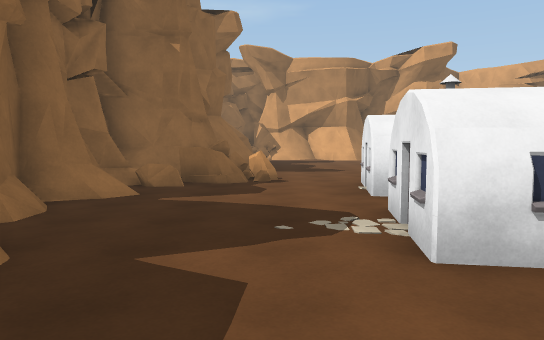
View 1 (above)

24 first-person views from a walk through a scene from a Unity 3-D project. The camera is 1.5 m above the floor, tilts 4° down and sees 70° across. The floor is counted in squares, 2 m on a side. Each view is taken from the middle of a square. On the plan, view 1 faces up. The plan holds only what a view shows up to about 12 squares ahead; the rest is blank. The place goes on beyond the plan.

View 2
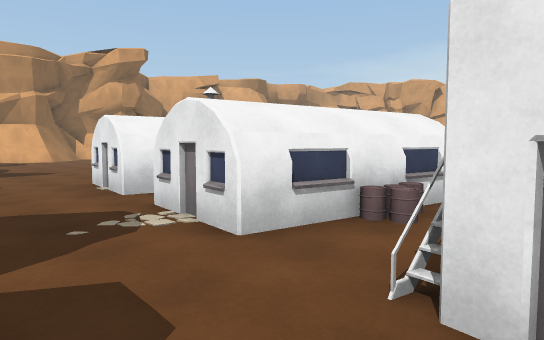

View 3
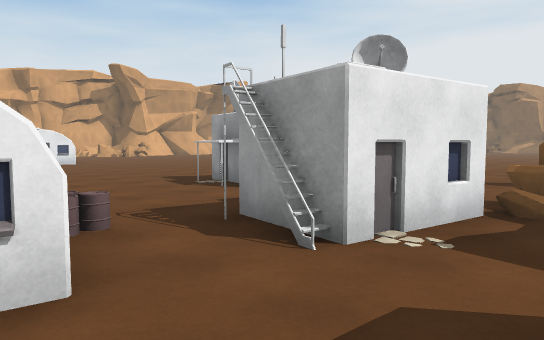

View 4
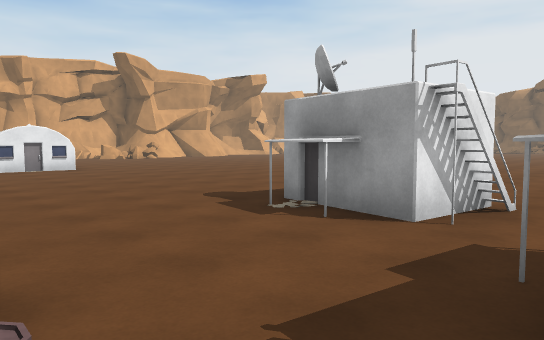

View 5
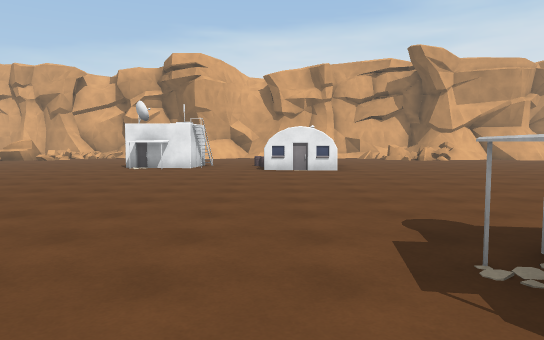

View 6
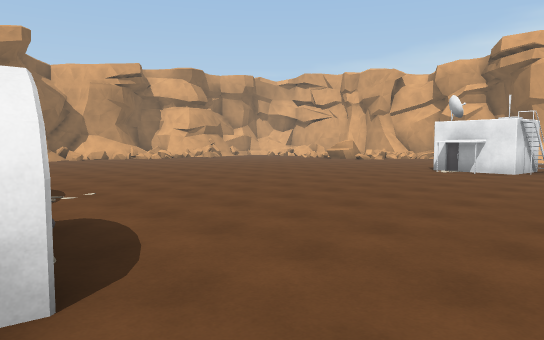

View 7
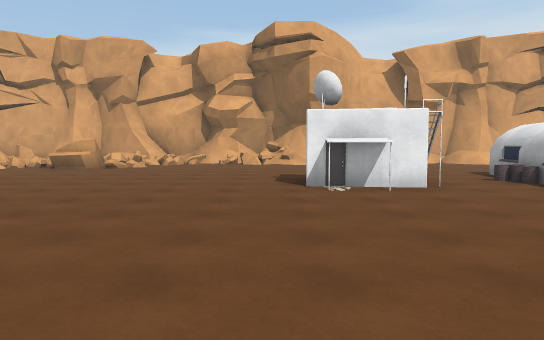

View 8
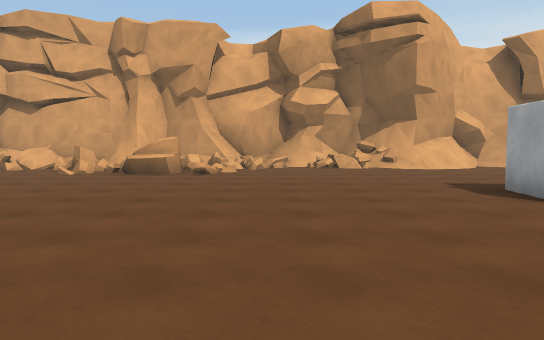

View 9
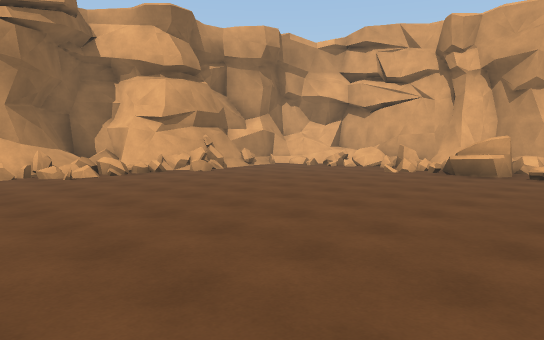

View 10
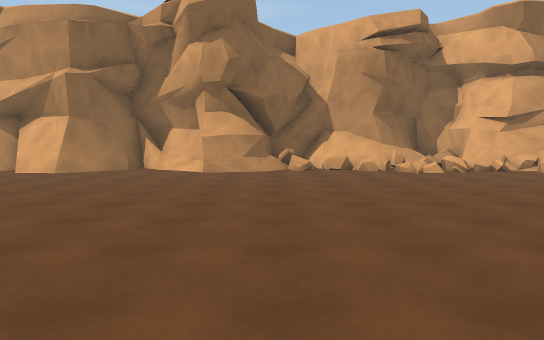

View 11
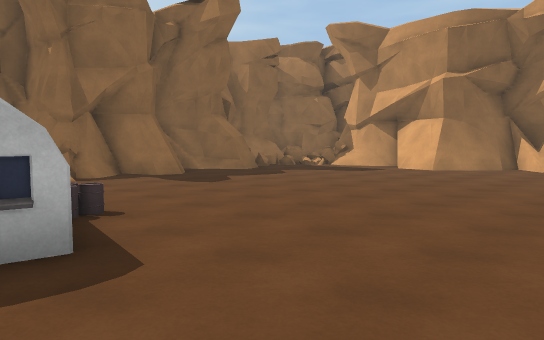

View 12
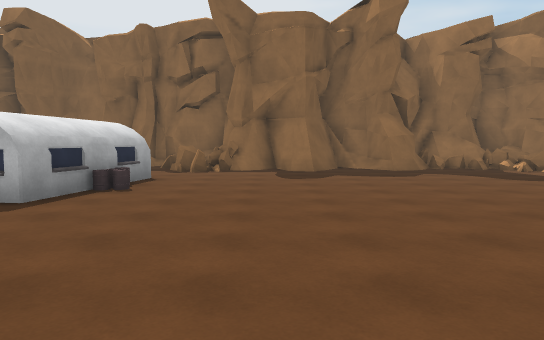

View 13
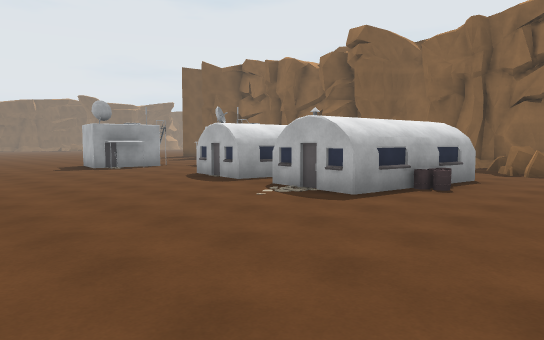

View 14
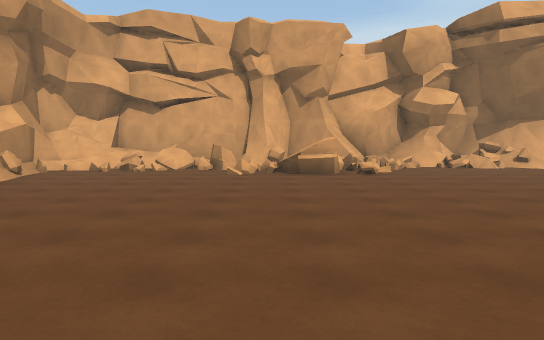

View 15
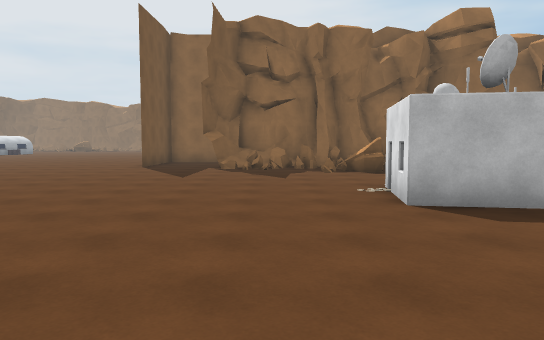

View 16
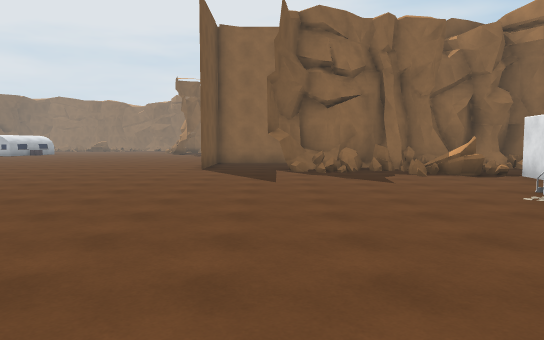

View 17
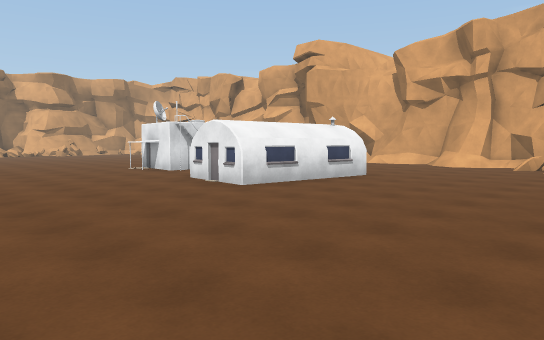

View 18
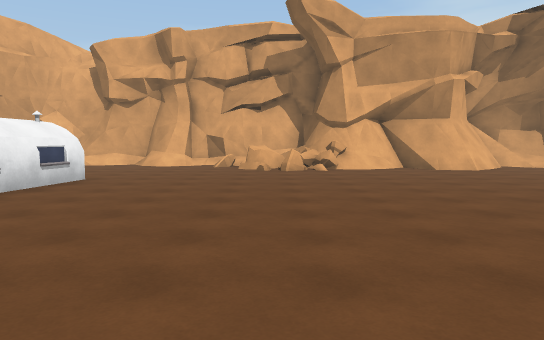

View 19
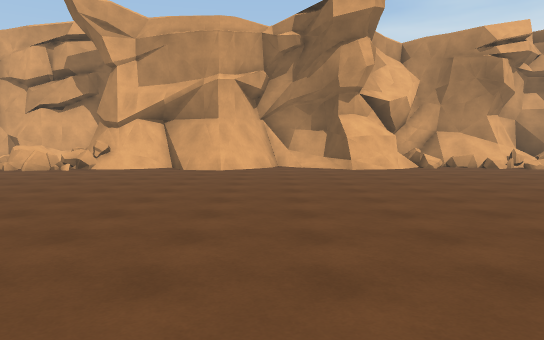

View 20
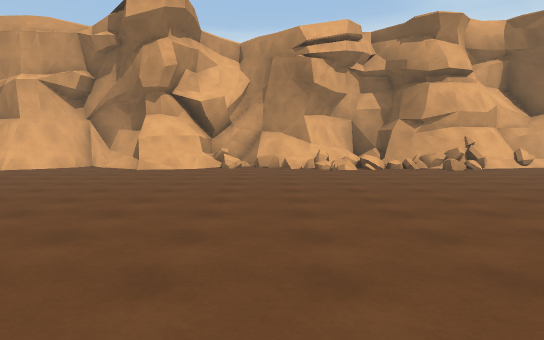

View 21
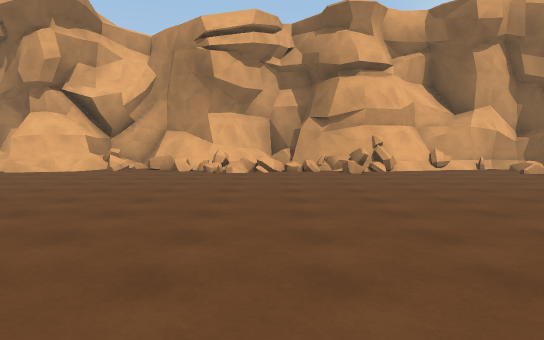

View 22
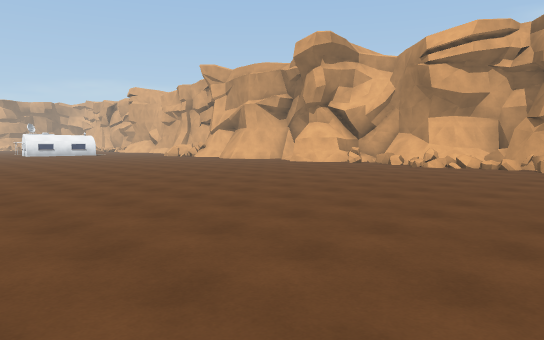

View 23
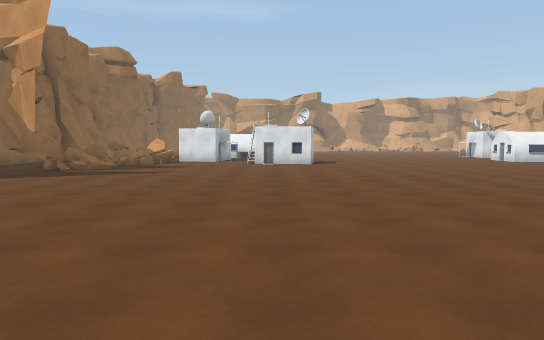

View 24
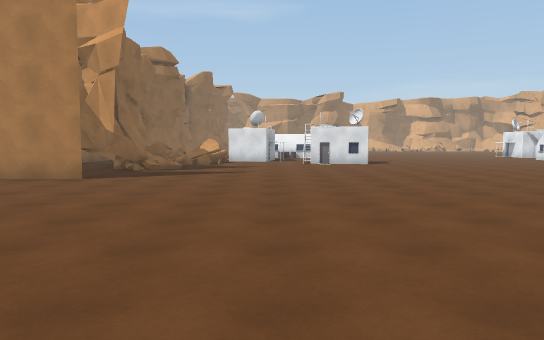

### Floor plan
Key: @ floor where view 1 was taken; # wall or solid block; . floor; / step, stairs or slope; = window, fence, low wall or low ledge; ^ raised ledge; B building.
Columns run from 4 left of view 1 to 22 right of it. Each row starts with its distance up from view 1.
 18   #  ##########===/########
 17   #==..##...#...////##...==
 16   #=.....................==
 15   #......................=#
 14   ##.....................##
 13   #/....................=##
 12   ##....................=##
 11   ##...................== #
 10   ##.................../#=#
  9   ##.....................#=
  8  ##=#.....................=
  7  #=...BBBB.................
  6  #....BBBB................=
  5  #.....  B................=
  4  #....BBB.........BBB..../#
  3    ..BBBB.........BBB ...//
  2    ....BB..........BB   ../
  1  # ..B.................  ./
  0  #..@BB...........BBB....
 -1  #=.BBB..B........BBBB....
 -2  #  #...BB.........BBB....
 -3  ##=....BB................
 -4  #=......................##
 -5  #^=....................==#
 -6 ####....................=^
 -7  ........................#
 -8  .......................=#
 -9 ###............  ........#
-10  .............   ........#
-11  ............  .........##
-12  ............ ..........##
-13  ........... ............#
-14  ..........   ...........##
-15  .. .......   ...........#
-16      .....    ..........##
-17       . .     ...........##
-18              ............##
-19              ............=#
-20              ............##
-21              ...........###
-22              ...........=.=
-23             .............##
-24             ............##
-25              ...........##
-26             . ..   ......##
-27                      ....##

Positions as (right, up) in squares from view 1, and headings:
1: (0, 0), facing up
2: (-1, 0), facing up-right
3: (-1, 3), facing down-right
4: (2, 2), facing down-right
5: (3, 0), facing right
6: (4, 0), facing up-right
7: (8, 5), facing right
8: (10, 8), facing right
9: (10, 8), facing up-right
10: (9, 7), facing up
11: (8, 6), facing up-left
12: (10, 10), facing left
13: (10, 10), facing down-left
14: (10, 12), facing right
15: (10, -5), facing left
16: (9, -7), facing left
17: (9, -7), facing up-right
18: (9, -6), facing right
19: (9, -13), facing right
20: (9, -19), facing right
21: (10, -22), facing right
22: (8, -26), facing up-right
23: (4, -17), facing up
24: (2, -17), facing up
